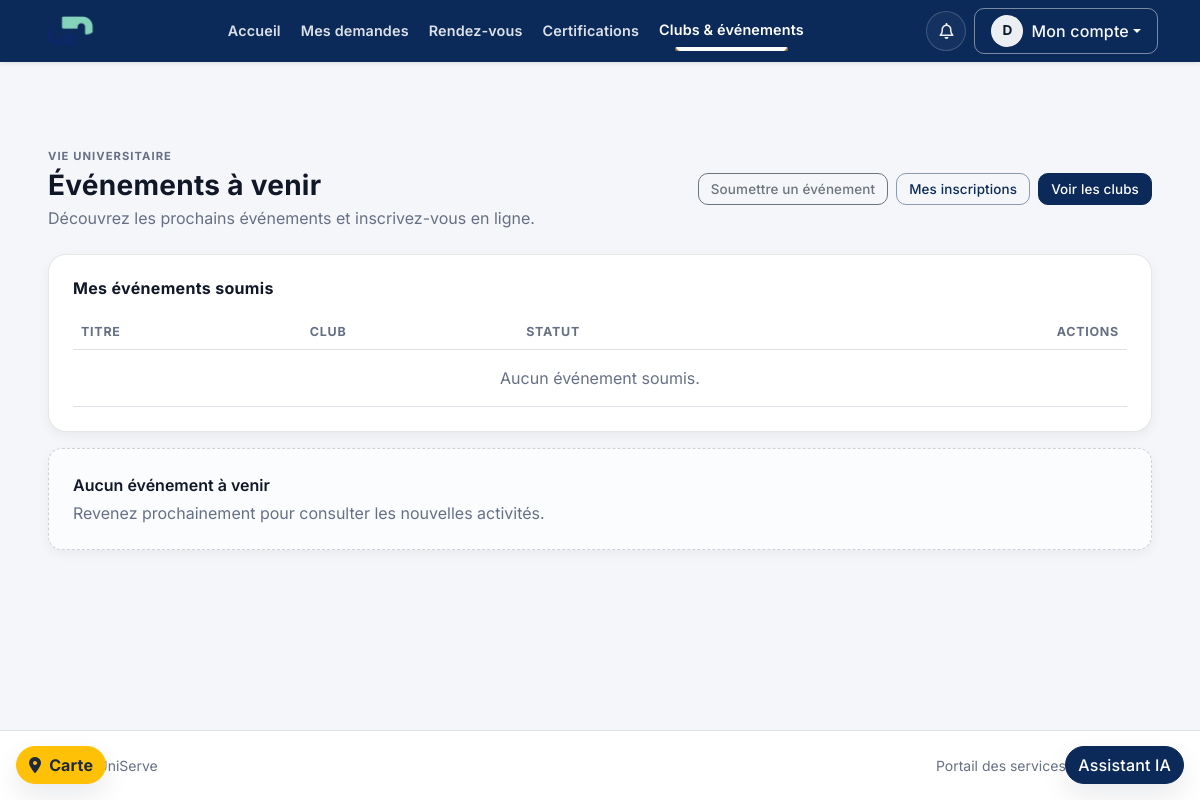
/evenements (signed in), run on an earlier commit of the app's database.
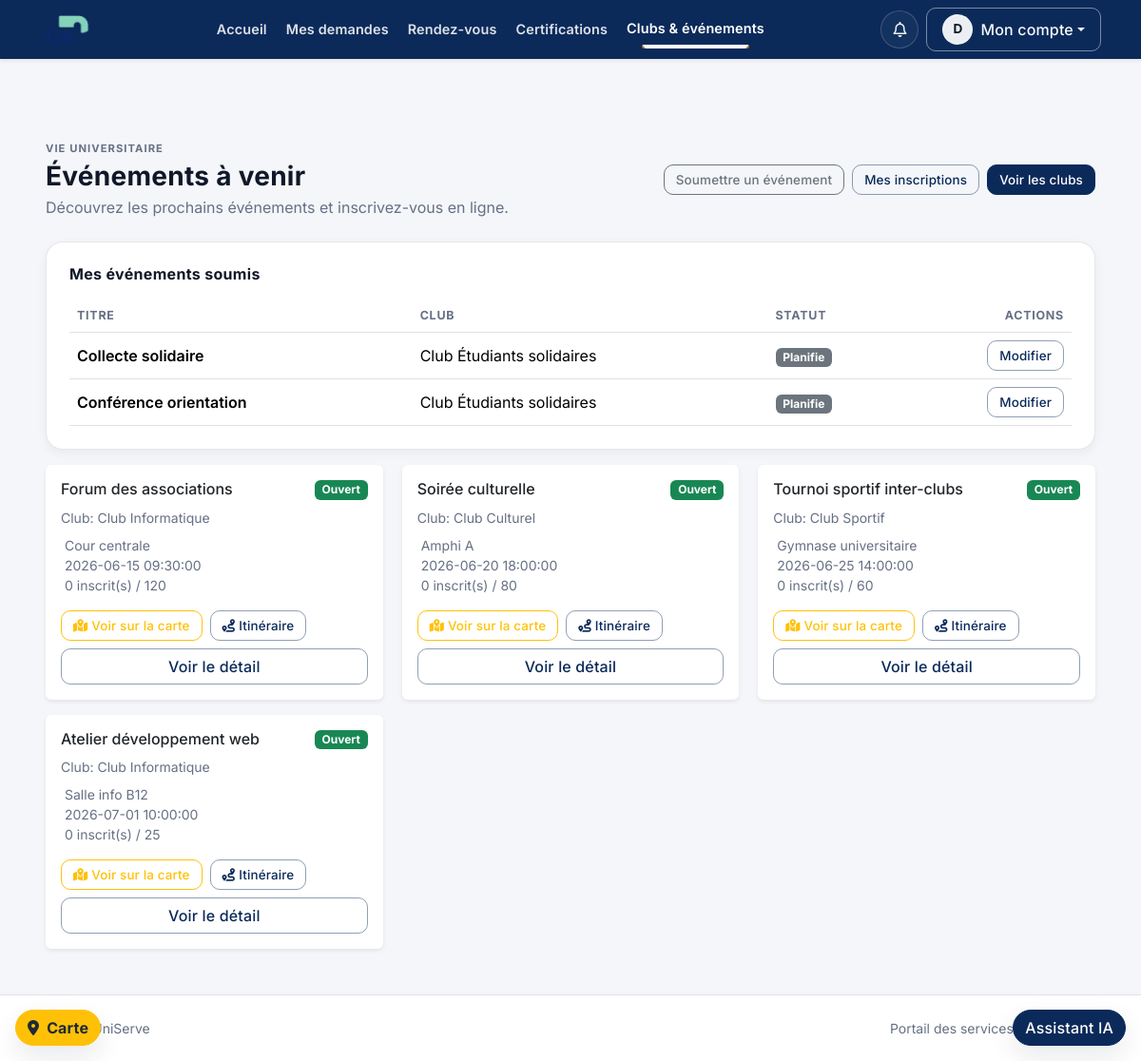
And on a later commit of the database.
### tables this page shows
CREATE TABLE `evenements` (
  `id` bigint(20) NOT NULL AUTO_INCREMENT,
  `club_id` bigint(20) DEFAULT NULL,
  `cree_par` bigint(20) NOT NULL,
  `titre` varchar(150) NOT NULL,
  `description` text DEFAULT NULL,
  `lieu` varchar(255) DEFAULT NULL,
  `date_debut` datetime NOT NULL,
  `date_fin` datetime NOT NULL,
  `capacite` int(11) DEFAULT NULL,
  `prix_ticket` decimal(10,2) NOT NULL DEFAULT 0.00 COMMENT 'USD; 0 = free',
  `statut` enum('planifie','ouvert','complet','termine','annule') NOT NULL DEFAULT 'planifie',
  `valide_par` bigint(20) DEFAULT NULL,
  `valide_le` datetime DEFAULT NULL,
  `cree_le` timestamp NOT NULL DEFAULT current_timestamp(),
  PRIMARY KEY (`id`),
  KEY `club_id` (`club_id`),
  KEY `cree_par` (`cree_par`),
  KEY `valide_par` (`valide_par`),
  CONSTRAINT `evenements_ibfk_1` FOREIGN KEY (`club_id`) REFERENCES `clubs` (`id`),
  CONSTRAINT `evenements_ibfk_2` FOREIGN KEY (`cree_par`) REFERENCES `utilisateurs` (`id`),
  CONSTRAINT `evenements_ibfk_3` FOREIGN KEY (`valide_par`) REFERENCES `utilisateurs` (`id`)
);

CREATE TABLE `clubs` (
  `id` bigint(20) NOT NULL AUTO_INCREMENT,
  `cree_par` bigint(20) NOT NULL,
  `nom` varchar(120) NOT NULL,
  `description` text DEFAULT NULL,
  `email_contact` varchar(255) DEFAULT NULL,
  `actif` tinyint(1) NOT NULL DEFAULT 1,
  `statut_validation` enum('en_attente','approuve','rejete') NOT NULL DEFAULT 'en_attente',
  PRIMARY KEY (`id`),
  UNIQUE KEY `nom` (`nom`),
  KEY `cree_par` (`cree_par`),
  CONSTRAINT `clubs_ibfk_cree_par` FOREIGN KEY (`cree_par`) REFERENCES `utilisateurs` (`id`)
);

### Controller/Controller.php (called while the page is built, shortened)
<?php
class Controller
{
    protected function basePath(): string
    {
        $scriptName = (string) ($_SERVER['SCRIPT_NAME'] ?? '');
        $dir = str_replace('\\', '/', dirname($scriptName));
        $dir = $dir === '/' ? '' : rtrim($dir, '/');
        return $dir;
    }
    public function url(string $path = ''): string
    {
        $path = '/' . ltrim($path, '/');
        return $this->basePath() . ($path === '/' ? '' : $path);
    }
    public function render(string $view, array $data = [], ?string $layoutOverride = null): void
    {
        $viewPath = __DIR__ . '/../View/' . $view . '.php';
        extract($data, EXTR_SKIP);
        require $viewPath;
    }
}

### Controller/EvenementsController.php (called while the page is built, shortened)
<?php
require_once __DIR__ . '/../Model/Event.php';
require_once __DIR__ . '/../Model/Database.php';
class EvenementsController extends Controller
{
    private function isRequesterRole(): bool
    {
        $role = (string) ($_SESSION['user']['role'] ?? '');
        return in_array($role, ['etudiant', 'enseignant'], true);
    }
    private function currentUserId(): int
    {
        return (int) ($_SESSION['user']['id'] ?? 0);
    }
    public function landing(): void
    {
        $this->index();
    }
    public function index(): void
    {
        $eventModel = new Event();
        $events = $eventModel->getAllUpcoming();
        $myEvents = [];
        if ($this->isRequesterRole()) {
            $myEvents = $eventModel->findByOwner($this->currentUserId());
        }
        $this->render('frontoffice/evenements/index', [
            'title' => 'Événements à venir',
            'events' => $events,
            'myEvents' => $myEvents,
            'success' => (string) ($_GET['success'] ?? ''),
            'error' => (string) ($_GET['error'] ?? ''),
        ]);
    }
}

### Controller/App.php (called while the page is built, shortened)
<?php
class App
{
    private string $action = 'landing';
    public function __construct()
    {
        $url = $this->parseUrl();
        if (!empty($url)) {
            array_shift($url);
        }
        $controllerInstance = new $this->controller();
        $this->params = $this->validateAndNormalizeParams($controllerInstance, $this->action, array_values($url));
        call_user_func_array([$controllerInstance, $this->action], $this->params);
    }
    private function parseUrl(): array
    {
        $cleanUrl = trim((string) $_GET['url']);
        $cleanUrl = trim($cleanUrl, '/');
        $segments = explode('/', $cleanUrl);
        return array_values(array_filter($segments, static fn (string $segment): bool => $segment !== ''));
    }
    private function validateAndNormalizeParams(object $controllerInstance, string $action, array $params): array
    {
        return $params;
    }
}

### index.php (called while the page is built, shortened)
<?php
require_once __DIR__ . '/Model/Database.php';
require_once __DIR__ . '/Controller/Controller.php';
require_once __DIR__ . '/Model/Model.php';
require_once __DIR__ . '/Controller/App.php';
new App();

### Model/Database.php (called while the page is built, shortened)
<?php
class Database
{
    private static ?PDO $instance = null;
    public static function connect(): PDO
    {
        $host = getenv('DB_HOST') ?: '127.0.0.1';
        $port = getenv('DB_PORT') ?: '3306';
        $dbname = getenv('DB_NAME') ?: 'uniserve';
        $username = getenv('DB_USER') ?: 'root';
        $password = getenv('DB_PASSWORD');
        $dsn = "mysql:host={$host};port={$port};dbname={$dbname};charset=utf8mb4";
        self::$instance = new PDO($dsn, $username, $password, [
            PDO::ATTR_ERRMODE => PDO::ERRMODE_EXCEPTION,
            PDO::ATTR_DEFAULT_FETCH_MODE => PDO::FETCH_ASSOC,
        ]);
        return self::$instance;
    }
}

### Model/Event.php (called while the page is built, shortened)
<?php
class Event
{
    private Model $model;
    private static ?bool $evenementsHasPrixTicketColumn = null;
    public function __construct()
    {
        $this->model = new Model();
    }
    public static function evenementsTableHasPrixTicketColumn(): bool
    {
        if (self::$evenementsHasPrixTicketColumn !== null) {
            return self::$evenementsHasPrixTicketColumn;
        }
        $probe = new Model();
        try {
            $statement = $probe->query(
                'SELECT COUNT(*) AS cnt
                 FROM INFORMATION_SCHEMA.COLUMNS
                 WHERE TABLE_SCHEMA = DATABASE()
                   AND TABLE_NAME = ?
                   AND COLUMN_NAME = ?',
                ['evenements', 'prix_ticket']
            );
            $row = $statement->fetch();
            self::$evenementsHasPrixTicketColumn = (int) ($row['cnt'] ?? 0) > 0;
        } catch (\Throwable) {
            self::$evenementsHasPrixTicketColumn = false;
        }
        return self::$evenementsHasPrixTicketColumn;
    }
    public static function sqlSelectPrixTicket(string $tableAlias = 'e'): string
    {
        $alias = preg_match('/^[a-zA-Z_][a-zA-Z0-9_]*$/', $tableAlias) === 1 ? $tableAlias : 'e';
        return self::evenementsTableHasPrixTicketColumn() ? "{$alias}.prix_ticket" : '0 AS prix_ticket';
    }
    public function getAllUpcoming(): array
    {
        $statement = $this->model->query(
            'SELECT
                e.id,
                e.club_id,
                e.cree_par,
                e.titre,
                e.description,
                e.lieu,
                e.date_debut,
                e.date_fin,
                e.capacite,
                ' . self::sqlSelectPrixTicket('e') . ',
                e.statut,
                e.cree_le,
                c.nom AS club_nom,
                e.cree_par AS club_owner_id,
                CONCAT(cu.prenom, " ", cu.nom) AS owner_nom,
                CONCAT(u.prenom, " ", u.nom) AS createur_nom,
                (SELECT COUNT(*) FROM inscriptions_evenement ie WHERE ie.evenement_id = e.id) AS inscriptions_count
             FROM evenements e
             LEFT JOIN clubs c ON c.id = e.club_id
             LEFT JOIN utilisateurs cu ON cu.id = e.cree_par
             INNER JOIN utilisateurs u ON u.id = e.cree_par
             WHERE e.date_fin >= NOW() AND e.statut = "ouvert" AND (c.id IS NULL OR c.statut_validation = "approuve")
             ORDER BY e.date_debut ASC'
        );
        return $statement->fetchAll();
    }
    public function findByOwner(int|string $ownerId): array
    {
        $statement = $this->model->query(
            'SELECT
                e.id,
                e.club_id,
                e.cree_par,
                e.titre,
                e.description,
                e.lieu,
                e.date_debut,
                e.date_fin,
                e.capacite,
                ' . self::sqlSelectPrixTicket('e') . ',
                e.statut,
                e.cree_le,
                c.nom AS club_nom,
                e.cree_par AS club_owner_id,
                CONCAT(cu.prenom, " ", cu.nom) AS owner_nom,
                CONCAT(u.prenom, " ", u.nom) AS createur_nom,
                (SELECT COUNT(*) FROM inscriptions_evenement ie WHERE ie.evenement_id = e.id) AS inscriptions_count
             FROM evenements e
             INNER JOIN clubs c ON c.id = e.club_id
             LEFT JOIN utilisateurs cu ON cu.id = e.cree_par
             INNER JOIN utilisateurs u ON u.id = e.cree_par
             WHERE e.cree_par = ?
             ORDER BY e.date_debut DESC',
            [(int) $ownerId]
        );
        return $statement->fetchAll();
    }
}

### Model/Model.php (called while the page is built, shortened)
<?php
class Model
{
    protected static ?PDO $db = null;
    public function __construct()
    {
        if (!(self::$db instanceof PDO)) {
            self::$db = Database::connect();
        }
    }
    public function query(string $sql, array $params = []): PDOStatement
    {
        $statement = self::$db->prepare($sql);
        $statement->execute($params);
        return $statement;
    }
}

### View/frontoffice/evenements/index.php (the view, shortened to what the changed rows need)
<?php
$events = $events ?? [];
$myEvents = $myEvents ?? [];
$role = (string) ($_SESSION['user']['role'] ?? '');
$canSubmitRequest = in_array($role, ['etudiant', 'enseignant'], true);
$statusClass = static function (string $status): string {
    return match ($status) {
        'planifie' => 'secondary',
        'ouvert' => 'success',
        'complet' => 'warning',
        'termine' => 'dark',
        'annule' => 'danger',
        default => 'secondary',
    };
};
?>
<div class="d-flex align-items-center justify-content-between flex-wrap gap-3 us-page-header">
    <div>
        <h1 class="h3 mb-1"><?= htmlspecialchars((string) ($title ?? 'Événements à venir'), ENT_QUOTES, 'UTF-8') ?></h1>
    </div>
</div>
<?php if ($canSubmitRequest): ?>
    <div class="us-section-card mb-3">
        <div class="card-body p-3 p-md-4">
            <h2 class="h6 mb-3">Mes événements soumis</h2>
            <div class="table-responsive">
                <table class="table table-hover align-middle mb-0">
                    <thead>
                        <tr>
                            <th>Titre</th>
                            <th>Club</th>
                            <th>Statut</th>
                            <th class="text-end">Actions</th>
                        </tr>
                    </thead>
                    <tbody>
                        <?php if (empty($myEvents)): ?>
                            <tr><td colspan="4" class="text-center text-muted py-3">Aucun événement soumis.</td></tr>
                        <?php else: ?>
                            <?php foreach ($myEvents as $event): ?>
                                <?php
                                $eventId = (int) ($event['id'] ?? 0);
                                $status = (string) ($event['statut'] ?? 'planifie');
                                ?>
                                <tr>
                                    <td class="fw-semibold"><?= htmlspecialchars((string) ($event['titre'] ?? ''), ENT_QUOTES, 'UTF-8') ?></td>
                                    <td><?= htmlspecialchars((string) ($event['club_nom'] ?? 'General'), ENT_QUOTES, 'UTF-8') ?></td>
                                    <td><span class="badge bg-<?= $statusClass($status) ?>"><?= htmlspecialchars(ucfirst($status), ENT_QUOTES, 'UTF-8') ?></span></td>
                                    <td class="text-end">
                                        <a class="btn btn-outline-primary btn-sm" href="<?= $this->url('/evenements/editForm/' . $eventId) ?>">Modifier</a>
                                    </td>
                                </tr>
                            <?php endforeach; ?>
                        <?php endif; ?>
                    </tbody>
                </table>
            </div>
        </div>
    </div>
<?php endif; ?>
<div class="row g-3">
    <?php if (empty($events)): ?>
        <div class="col-12">
            <div class="us-card p-4 us-empty-state">
                <div class="fw-semibold mb-1">Aucun événement à venir</div>
                <div class="text-muted">Revenez prochainement pour consulter les nouvelles activités.</div>
            </div>
        </div>
    <?php else: ?>
        <?php foreach ($events as $event): ?>
            <?php
            $eventId = (int) ($event['id'] ?? 0);
            $status = (string) ($event['statut'] ?? 'planifie');
            $registrations = (int) ($event['inscriptions_count'] ?? 0);
            $capacite = isset($event['capacite']) ? (int) $event['capacite'] : 0;
            ?>
            <div class="col-md-6 col-xl-4">
                <div class="card h-100 shadow-sm border-0">
                    <div class="card-body d-flex flex-column">
                        <div class="d-flex align-items-start justify-content-between gap-2 mb-2">
                            <h2 class="h6 mb-0"><?= htmlspecialchars((string) ($event['titre'] ?? ''), ENT_QUOTES, 'UTF-8') ?></h2>
                            <span class="badge bg-<?= $statusClass($status) ?>"><?= htmlspecialchars(ucfirst($status), ENT_QUOTES, 'UTF-8') ?></span>
                        </div>
                        <p class="text-muted small mb-2">
                            Club: <?= htmlspecialchars((string) ($event['club_nom'] ?? 'General'), ENT_QUOTES, 'UTF-8') ?>
                        </p>
                        <ul class="list-unstyled small text-muted mb-3">
                            <li><i class="bi bi-geo-alt me-1"></i><?= htmlspecialchars((string) ($event['lieu'] ?? 'A definir'), ENT_QUOTES, 'UTF-8') ?></li>
                            <li><i class="bi bi-calendar-event me-1"></i><?= htmlspecialchars((string) ($event['date_debut'] ?? ''), ENT_QUOTES, 'UTF-8') ?></li>
                            <li>
                                <?= $registrations ?> inscrit(s)
                                <?php if ($capacite > 0): ?>
                                    / <?= $capacite ?>
                                <?php endif; ?>
                            </li>
                        </ul>
                        <?php
                        $mapRaw = trim((string) ($event['lieu'] ?? ''));
                        $mapOk = $mapRaw !== '' && !preg_match('/^(à|a)\s*d[ée]finir\.?$/iu', $mapRaw);
                        if ($mapOk) {
                            $map_address = $mapRaw;
                            $map_actions_class = 'mb-2';
                            require __DIR__ . '/../../shared/event_map_actions.php';
                        }
                        ?>
                        <div class="mt-auto">
                            <a class="btn btn-outline-primary w-100" href="<?= $this->url('/evenements/show/' . $eventId) ?>">Voir le détail</a>
                        </div>
                    </div>
                </div>
            </div>
        <?php endforeach; ?>
    <?php endif; ?>
</div>

### View/shared/event_map_actions.php (shortened to what the changed rows need)
<?php
$mapAddressForActions = trim((string) ($map_address ?? ''));
$mapActionsClass = trim((string) ($map_actions_class ?? 'mt-2'));
$addrEsc = htmlspecialchars($mapAddressForActions, ENT_QUOTES, 'UTF-8');
$classEsc = $mapActionsClass !== '' ? htmlspecialchars($mapActionsClass, ENT_QUOTES, 'UTF-8') : '';
?>
<div class="d-flex flex-wrap gap-2<?= $classEsc !== '' ? ' ' . $classEsc : '' ?>">
    <button type="button" class="btn btn-outline-warning btn-sm" data-map-focus-btn data-map-address="<?= $addrEsc ?>">
        <i class="fa-solid fa-map-location-dot me-1" aria-hidden="true"></i>Voir sur la carte
    </button>
    <button type="button" class="btn btn-outline-primary btn-sm" data-map-route-btn data-map-address="<?= $addrEsc ?>">
        <i class="fa-solid fa-route me-1" aria-hidden="true"></i>Itinéraire
    </button>
</div>

What changed in the data, as far as the page shows it:
added evenements: titre "Collecte solidaire", club.nom "Club Étudiants solidaires", statut "Planifie", shown under "Mes événements soumis"
added evenements: titre "Conférence orientation", club.nom "Club Étudiants solidaires", statut "Planifie", shown under "Mes événements soumis"
added evenements: titre "Forum des associations", statut "Ouvert", club.nom "Club Informatique", lieu "Cour centrale", date_debut "2026-06-15 09:30:00", registrations "0", capacite "120"
added evenements: titre "Soirée culturelle", statut "Ouvert", club.nom "Club Culturel", lieu "Amphi A", date_debut "2026-06-20 18:00:00", registrations "0", capacite "80"
added evenements: titre "Tournoi sportif inter-clubs", statut "Ouvert", club.nom "Club Sportif", lieu "Gymnase universitaire", date_debut "2026-06-25 14:00:00", registrations "0", capacite "60"
added evenements: titre "Atelier développement web", statut "Ouvert", club.nom "Club Informatique", lieu "Salle info B12", date_debut "2026-07-01 10:00:00", registrations "0", capacite "25"
Also different on the page:
text no longer shown: "Aucun événement soumis. Aucun événement à venir Revenez prochainement pour consulter les nouvelles activités."
